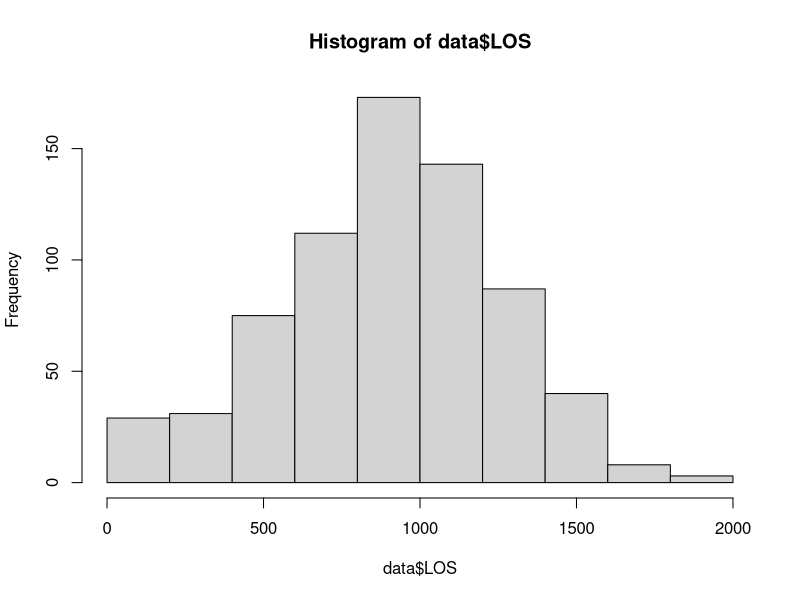
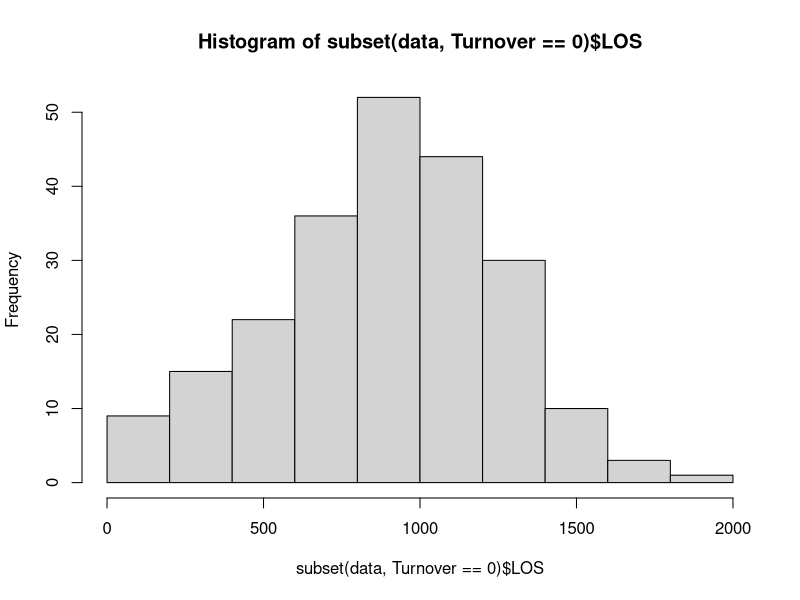
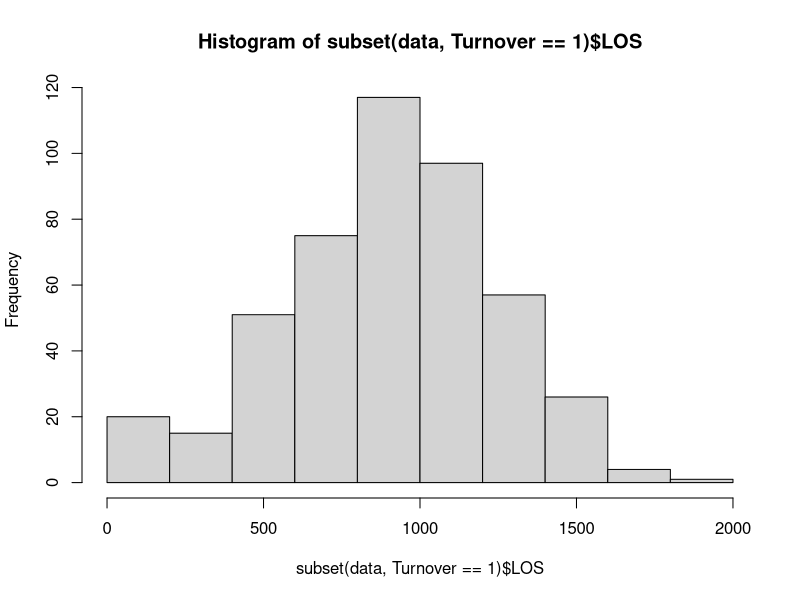
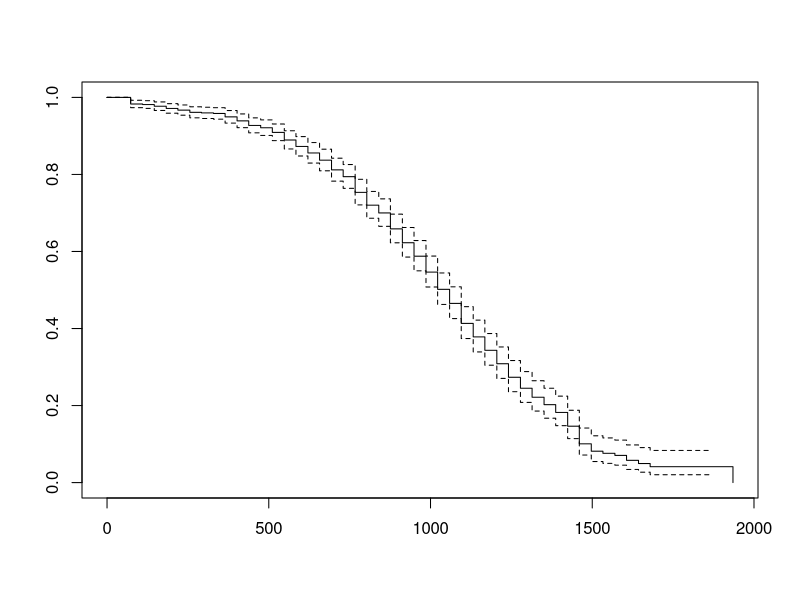
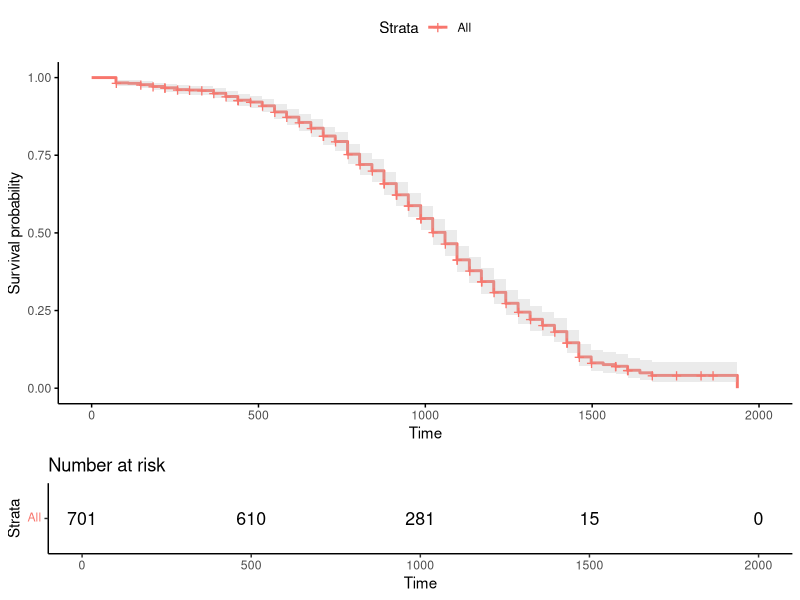
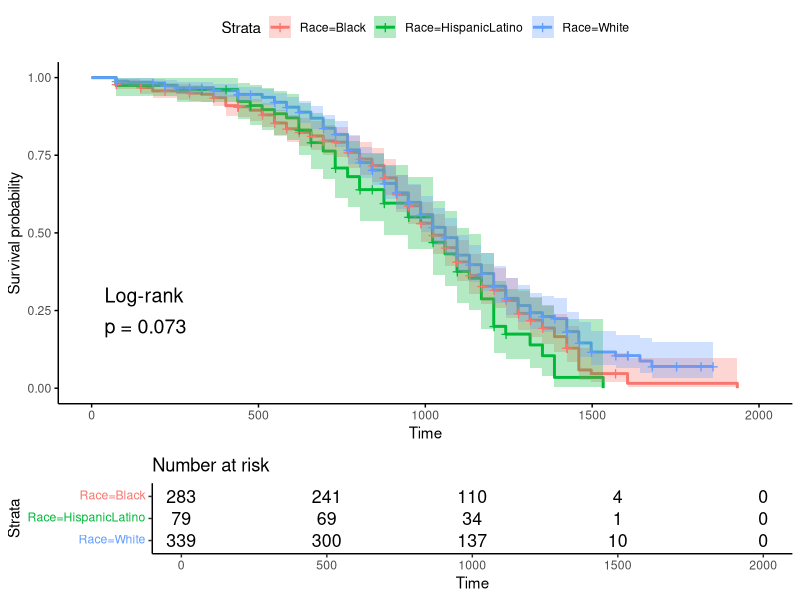

The R script that drew these images, in order:
## ---- chunk 1
knitr::opts_chunk$set(echo = TRUE)
library(tidyverse)
## ---- chunk 2
data = read.csv("Survival.csv", stringsAsFactors = FALSE)
## ---- chunk 3
str(data)
## ---- chunk 4
data = data %>%
    mutate(censored = if_else((Turnover == 1), 1, 0))
## ---- chunk 5
head(data, n=20)
## ---- chunk 6
hist(data$LOS)
## ---- chunk 7
hist(subset(data, Turnover==0)$LOS)
## ---- chunk 8
# 1 is voluntary turnover
hist(subset(data, Turnover==1)$LOS)
## ---- chunk 9
#install.packages("survival")
library(survival)
## ---- chunk 10
# specify KMA model; empty model implies no covariates; categorical covariates can be included in this type of model. ~1 says gimme null model

# LOS = Time to event
# Censored is second var 
km_fit1 = survfit(Surv(LOS, censored) ~ 1, 
                  data = data,
                  type = "kaplan-meier")
## ---- chunk 11
print(km_fit1)
## ---- chunk 12
# time (days) the event happens
# n.risk (num of people at risk of event)
# n.event (num of people who actually experience the event - here voluntary turnover)
# survival (% of intervals who passed thru, survived, the event - cumulative survival rate)
summary(km_fit1)
## ---- chunk 13
summary(km_fit1, times=c(30, 60, 90*(1:30)))
## ---- chunk 14
# plot cum survival rates
plot(km_fit1)
## ---- chunk 15
install.packages("survminer")
library(survminer)
## ---- chunk 16
# from serveminer package
ggsurvplot(km_fit1, data=data, risk.table = TRUE, conf.int = TRUE,
           ggtheme=theme_classic())

## ---- chunk 17
km_fit2 = survfit(Surv(LOS, censored) ~ Race, 
                  data = data,
                  type = "kaplan-meier")
print(km_fit2)
# n is sample size for each group, events is num of people who experienced event by the end of the study, median time to event, CI intervals around those events.
## ---- chunk 18
summary(km_fit2)
## ---- chunk 19
ggsurvplot(km_fit2, data=data, risk.table = TRUE, conf.int = TRUE,
           ggtheme=theme_classic(), pval=TRUE, pval.method=TRUE)
# pval tells you if curves differ by race, pval.method = TRUE applies log-rank test (prints p-val to see if observed diffs are stat significantly)
## ---- chunk 20
cox_reg1 = coxph(Surv(LOS, censored) ~ Race, data=data)
summary(cox_reg1) 
#coef -> euler's num ^coef 
#z=waldstat
#everything interpreted relative to the black group b/c its done alphabetically
#concordance -> how well did the model predicted individ. people's experience of event in terms of time; indicates how well model predicted event. Here, it's no better than a coin toss. SE variable of .014 says including our covariate, race improved our model very little. 
# Log rank test is significance you report with smaller sample sizes.
## ---- chunk 21
cox_reg2 = coxph(Surv(LOS, censored) ~ Race + Pay_sat + Pay_hourly, data=data)
summary(cox_reg2)
## ---- chunk 22
x = 1 - 0.8961
x
